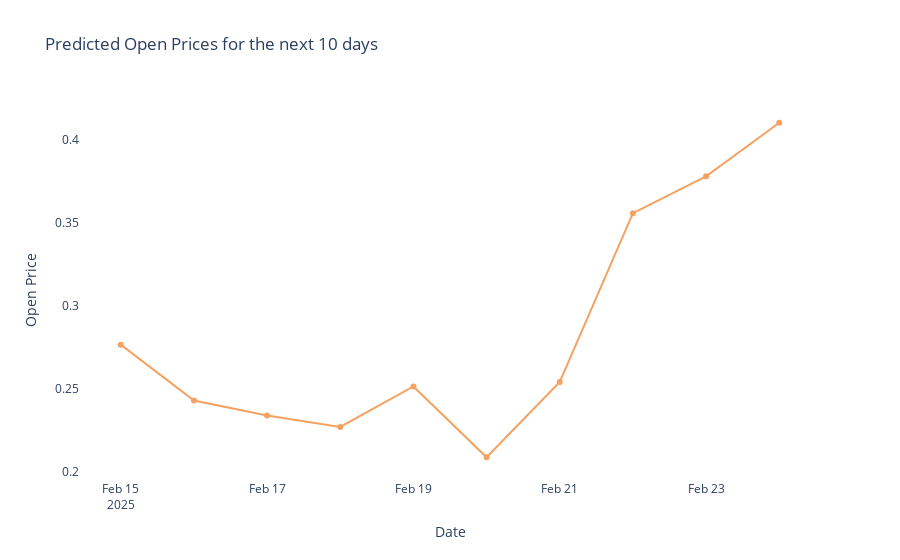
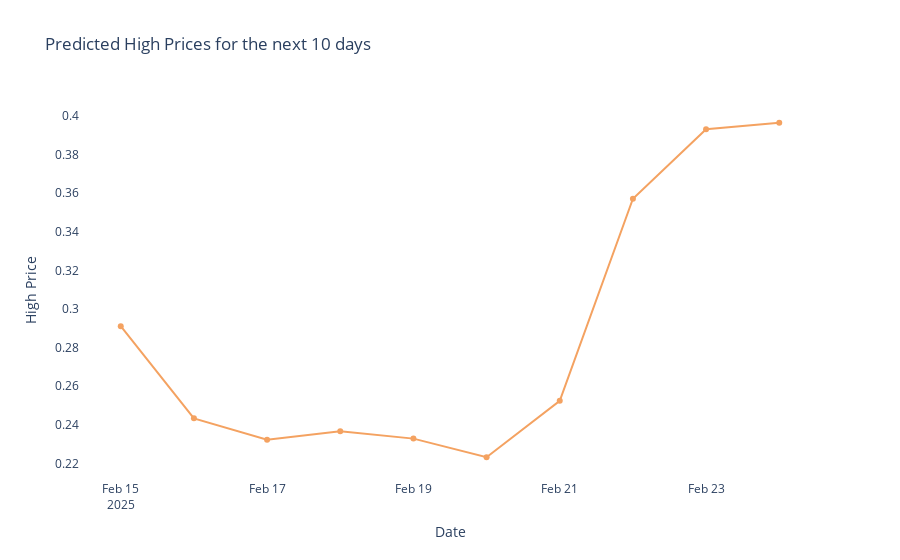
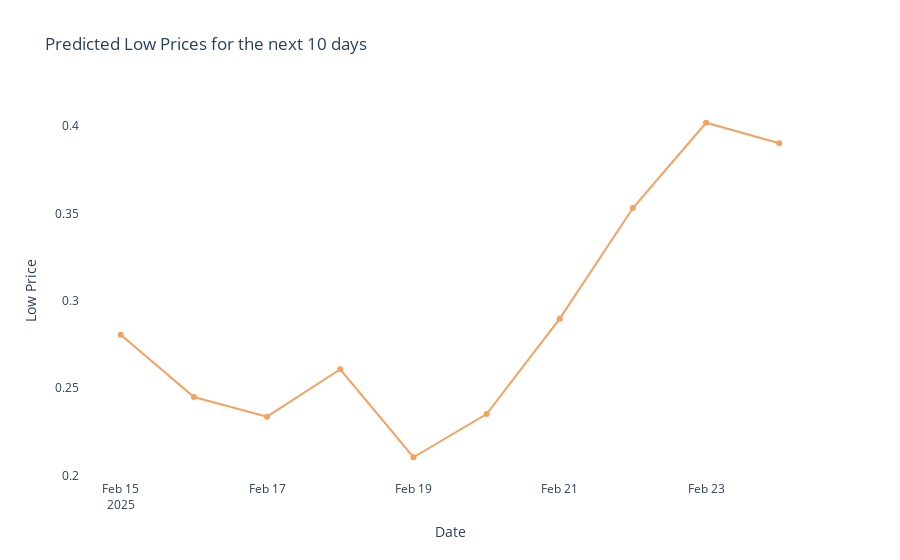
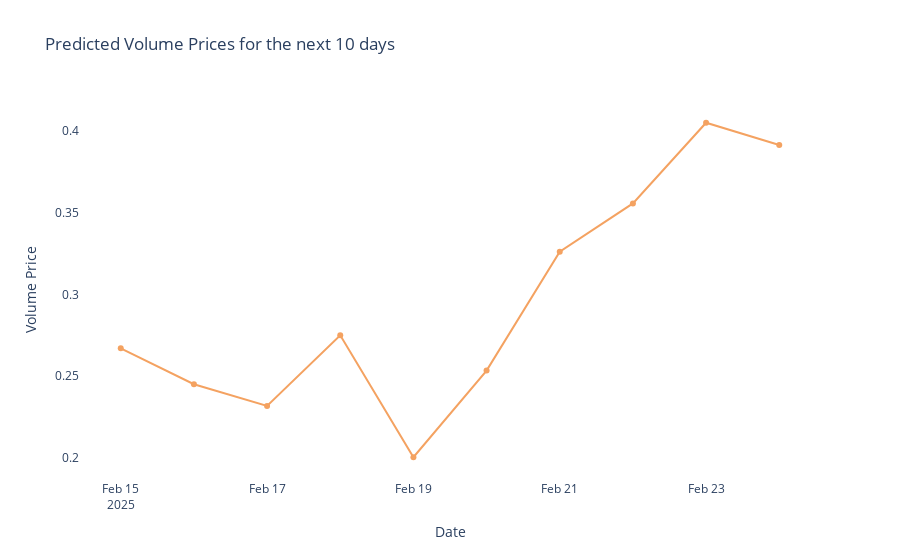

Write notebook code for charts like these, in order.
### Code cell
predicted_data_next = np.array(latest_preds).reshape(-1,5)
last_date = df['Date'].max()

next_10_days = [last_date + timedelta(days=i) for i in range(1,11)]

for i, feature_name in enumerate(['Open','High','Low','Volume','Close']):
    fig = go.Figure()

    fig.add_trace(go.Scatter(
        x=next_10_days,
        y=predicted_data_next[:,i],
        mode='lines+markers',
        name=f'Predicted {feature_name.capitalize()} Prices',
        line=dict(color='#f4a261'),
        marker=dict(color='#f4a261')
    ))

    fig.update_layout(
        title=f'Predicted {feature_name.capitalize()} Prices for the next 10 days',
        xaxis_title='Date',
        yaxis_title=f'{feature_name.capitalize()} Price',
        plot_bgcolor='White'
    )
    fig.show()

### Figure 1 — Plotly figure (JSON) as saved in the notebook; plotly's stock layout.template omitted (floating-point values rounded to 4 significant figures; data arrays with more than 128 entries replaced by an {"elided": "..."} marker saying what was removed)
{"data": [{"line": {"color": "#f4a261"}, "marker": {"color": "#f4a261"}, "mode": "lines+markers", "name": "Predicted Open Prices", "type": "scatter", "x": ["2025-02-15T00:00:00-05:00", "2025-02-16T00:00:00-05:00", "2025-02-17T00:00:00-05:00", "2025-02-18T00:00:00-05:00", "2025-02-19T00:00:00-05:00", "2025-02-20T00:00:00-05:00", "2025-02-21T00:00:00-05:00", "2025-02-22T00:00:00-05:00", "2025-02-23T00:00:00-05:00", "2025-02-24T00:00:00-05:00"], "y": {"elided": "454 float values"}}], "layout": {"plot_bgcolor": "White", "title": {"text": "Predicted Open Prices for the next 10 days"}, "xaxis": {"title": {"text": "Date"}}, "yaxis": {"title": {"text": "Open Price"}}}}

### Figure 2 — Plotly figure (JSON) as saved in the notebook; plotly's stock layout.template omitted (floating-point values rounded to 4 significant figures; data arrays with more than 128 entries replaced by an {"elided": "..."} marker saying what was removed)
{"data": [{"line": {"color": "#f4a261"}, "marker": {"color": "#f4a261"}, "mode": "lines+markers", "name": "Predicted High Prices", "type": "scatter", "x": ["2025-02-15T00:00:00-05:00", "2025-02-16T00:00:00-05:00", "2025-02-17T00:00:00-05:00", "2025-02-18T00:00:00-05:00", "2025-02-19T00:00:00-05:00", "2025-02-20T00:00:00-05:00", "2025-02-21T00:00:00-05:00", "2025-02-22T00:00:00-05:00", "2025-02-23T00:00:00-05:00", "2025-02-24T00:00:00-05:00"], "y": {"elided": "454 float values"}}], "layout": {"plot_bgcolor": "White", "title": {"text": "Predicted High Prices for the next 10 days"}, "xaxis": {"title": {"text": "Date"}}, "yaxis": {"title": {"text": "High Price"}}}}

### Figure 3 — Plotly figure (JSON) as saved in the notebook; plotly's stock layout.template omitted (floating-point values rounded to 4 significant figures; data arrays with more than 128 entries replaced by an {"elided": "..."} marker saying what was removed)
{"data": [{"line": {"color": "#f4a261"}, "marker": {"color": "#f4a261"}, "mode": "lines+markers", "name": "Predicted Low Prices", "type": "scatter", "x": ["2025-02-15T00:00:00-05:00", "2025-02-16T00:00:00-05:00", "2025-02-17T00:00:00-05:00", "2025-02-18T00:00:00-05:00", "2025-02-19T00:00:00-05:00", "2025-02-20T00:00:00-05:00", "2025-02-21T00:00:00-05:00", "2025-02-22T00:00:00-05:00", "2025-02-23T00:00:00-05:00", "2025-02-24T00:00:00-05:00"], "y": {"elided": "454 float values"}}], "layout": {"plot_bgcolor": "White", "title": {"text": "Predicted Low Prices for the next 10 days"}, "xaxis": {"title": {"text": "Date"}}, "yaxis": {"title": {"text": "Low Price"}}}}

### Figure 4 — Plotly figure (JSON) as saved in the notebook; plotly's stock layout.template omitted (floating-point values rounded to 4 significant figures; data arrays with more than 128 entries replaced by an {"elided": "..."} marker saying what was removed)
{"data": [{"line": {"color": "#f4a261"}, "marker": {"color": "#f4a261"}, "mode": "lines+markers", "name": "Predicted Volume Prices", "type": "scatter", "x": ["2025-02-15T00:00:00-05:00", "2025-02-16T00:00:00-05:00", "2025-02-17T00:00:00-05:00", "2025-02-18T00:00:00-05:00", "2025-02-19T00:00:00-05:00", "2025-02-20T00:00:00-05:00", "2025-02-21T00:00:00-05:00", "2025-02-22T00:00:00-05:00", "2025-02-23T00:00:00-05:00", "2025-02-24T00:00:00-05:00"], "y": {"elided": "454 float values"}}], "layout": {"plot_bgcolor": "White", "title": {"text": "Predicted Volume Prices for the next 10 days"}, "xaxis": {"title": {"text": "Date"}}, "yaxis": {"title": {"text": "Volume Price"}}}}
